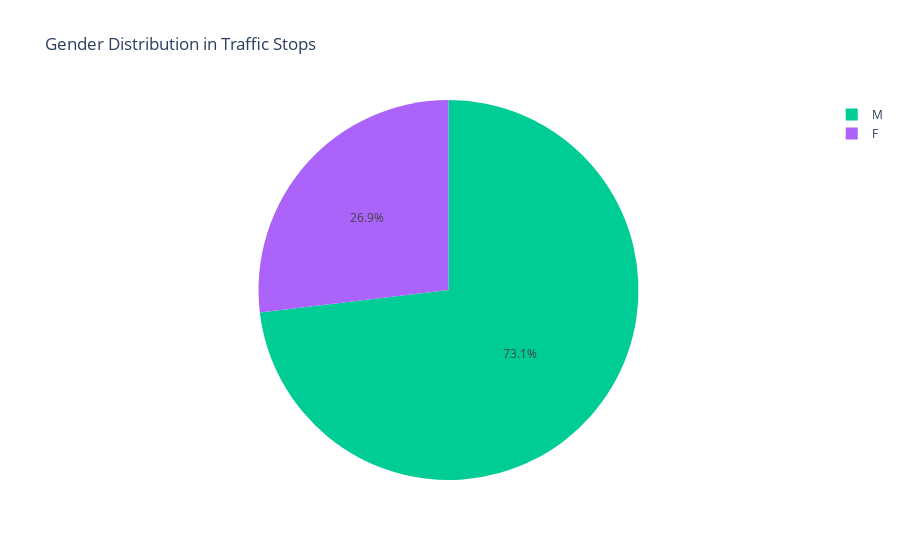

Notebook source saved alongside this figure:
### Markdown cell above
### Part 7: Insights and Generalizations

### Code cell
import plotly.express as px

# Count the occurrences of each gender
gender_counts = df_new['driver_gender'].value_counts()

# Plotly Pie Chart (interactive)
fig = px.pie(gender_counts, names=gender_counts.index, values=gender_counts, 
             color=gender_counts.index, color_discrete_map={'Male': 'blue', 'Female': 'red'},
             title="Gender Distribution in Traffic Stops")

# Show the plot
fig.show()

### Figure 1 — Plotly figure (JSON) as saved in the notebook; plotly's stock layout.template omitted (floating-point values rounded to 4 significant figures)
{"data": [{"customdata": [["M"], ["F"]], "domain": {"x": [0, 1], "y": [0, 1]}, "hovertemplate": "driver_gender=%{customdata[0]}<br>value=%{value}<extra></extra>", "labels": ["M", "F"], "legendgroup": "", "marker": {"colors": ["#00cc96", "#ab63fa"]}, "name": "", "showlegend": true, "type": "pie", "values": [7872, 2895]}], "layout": {"autosize": true, "legend": {"tracegroupgap": 0}, "title": {"text": "Gender Distribution in Traffic Stops"}}}
